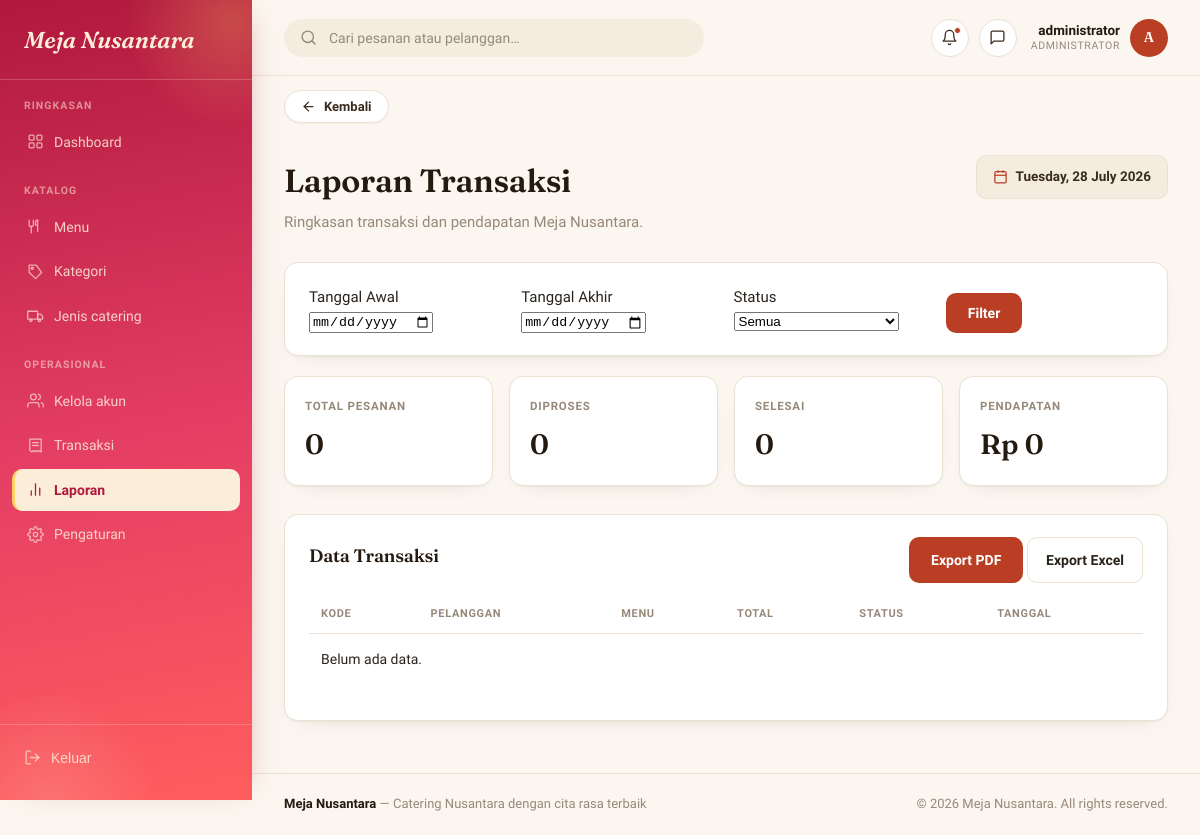
Before: /admin-panel/laporan/ (signed in) with the older database file.
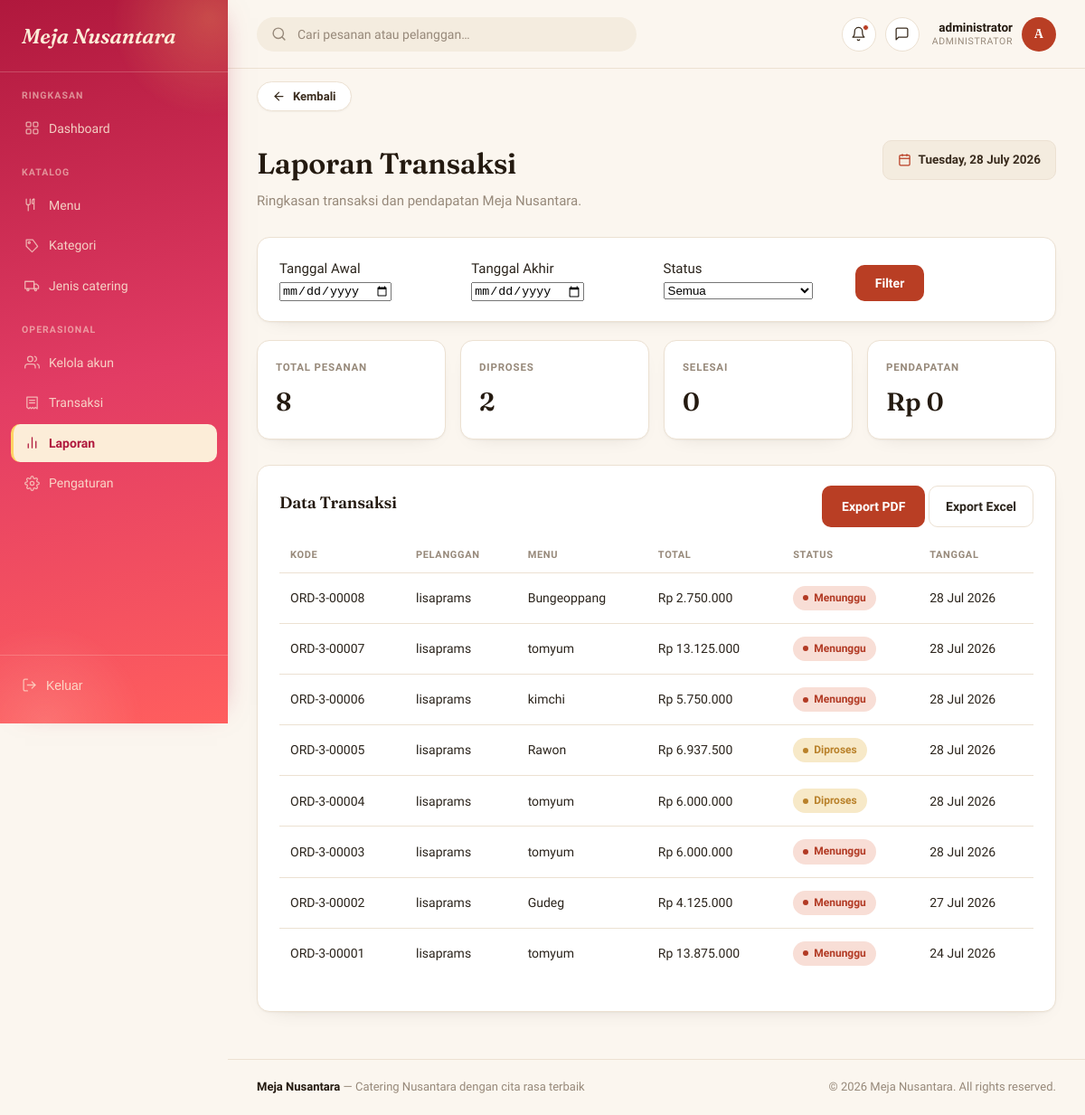
After: the same page with the newer database file.
### administrator/models.py (models this page shows, shortened)
class User(AbstractUser):
    class Role(models.TextChoices):
        ADMINISTRATOR = 'administrator', 'Administrator'
        petugas = 'petugas', 'petugas'
        PELANGGAN = 'pelanggan', 'Pelanggan'
    role = models.CharField(max_length=20, choices=Role.choices, default=Role.PELANGGAN)
    is_approved = models.BooleanField(
        default=False,
        help_text="Khusus role pelanggan. True jika registrasi sudah disetujui petugas."
    )
    approved_by = models.ForeignKey(
        'self', on_delete=models.SET_NULL, null=True, blank=True,
        related_name='approved_users', limit_choices_to={'role': 'petugas'}
    )
    approved_at = models.DateTimeField(null=True, blank=True)
    no_telepon = models.CharField(max_length=20, blank=True)
    alamat = models.TextField(blank=True)

class Pesanan(models.Model):
    class StatusPesanan(models.TextChoices):
        MENUNGGU_PEMBAYARAN = 'menunggu_pembayaran', 'Menunggu Pembayaran'
        DIPROSES = 'diproses', 'Diproses'
        SELESAI = 'selesai', 'Selesai'
        DIBATALKAN = 'dibatalkan', 'Dibatalkan'
    class StatusPembayaran(models.TextChoices):
            BELUM_BAYAR = 'belum_bayar', 'Belum Bayar'
            DP_MENUNGGU_VERIFIKASI = 'dp_menunggu_verifikasi', 'DP Menunggu Verifikasi'
            DP_TERVERIFIKASI = 'dp_terverifikasi', 'DP Terverifikasi (Menunggu Pelunasan)'
            PELUNASAN_MENUNGGU_VERIFIKASI = 'pelunasan_menunggu_verifikasi', 'Menunggu Verifikasi'
            LUNAS = 'lunas', 'Lunas'
    kode_pesanan = models.CharField(max_length=30, unique=True, editable=False)
    pelanggan = models.ForeignKey(
        User, on_delete=models.CASCADE, related_name='pesanan_list',
        limit_choices_to={'role': 'pelanggan'}
    )
    menu = models.ForeignKey(Menu, on_delete=models.PROTECT, related_name='pesanan_list')
    jenis_catering = models.ForeignKey(JenisCatering, on_delete=models.PROTECT, related_name='pesanan_list')
    nama_pemesan = models.CharField(max_length=150)
    alamat = models.TextField()
    no_telepon = models.CharField(max_length=20)
    waktu_acara = models.DateTimeField()
    jumlah_porsi = models.PositiveIntegerField(validators=[MinValueValidator(1)])
    catatan_tambahan = models.TextField(blank=True)
    total_harga = models.DecimalField(max_digits=14, decimal_places=2)
    status = models.CharField(
        max_length=30, choices=StatusPesanan.choices, default=StatusPesanan.MENUNGGU_PEMBAYARAN
    )
    wajib_dp = models.BooleanField(
        default=False,
        help_text="Snapshot: apakah pesanan ini wajib DP (diambil dari pengaturan saat pesanan dibuat)."
    )
    persen_dp = models.PositiveIntegerField(
        null=True, blank=True,
        help_text="Snapshot persentase DP yang berlaku untuk pesanan ini (jika wajib_dp=True)."
    )
    status_pembayaran = models.CharField(
        max_length=40, choices=StatusPembayaran.choices, default=StatusPembayaran.BELUM_BAYAR
    )
    diproses_oleh = models.ForeignKey(
        User, on_delete=models.SET_NULL, null=True, blank=True,
        related_name='pesanan_diproses', limit_choices_to={'role': 'petugas'}
    )
    created_at = models.DateTimeField(auto_now_add=True)
    updated_at = models.DateTimeField(auto_now=True)
    class StatusPembayaran(models.TextChoices):
        BELUM_BAYAR = 'belum_bayar', 'Belum Bayar'
        DP_MENUNGGU_VERIFIKASI = 'dp_menunggu_verifikasi', 'DP Menunggu Verifikasi'
        DP_TERVERIFIKASI = 'dp_terverifikasi', 'DP Terverifikasi (Menunggu Pelunasan)'
        PELUNASAN_MENUNGGU_VERIFIKASI = 'pelunasan_menunggu_verifikasi', 'Menunggu Verifikasi'
        LUNAS = 'lunas', 'Lunas'
    class Meta:
        verbose_name_plural = "Pesanan"
        ordering = ['-created_at']

class Menu(models.Model):
    class StatusStok(models.TextChoices):
        TERSEDIA = 'tersedia', 'Tersedia'
        KOSONG = 'kosong', 'Kosong'
    kategori = models.ForeignKey(KategoriMenu, on_delete=models.PROTECT, related_name='menu_list')
    jenis_catering = models.ForeignKey(
        JenisCatering, on_delete=models.SET_NULL, related_name='menu_list',
        null=True, blank=True,
    )
    nama_paket = models.CharField(max_length=150)
    deskripsi = models.TextField(blank=True)
    harga_per_porsi = models.DecimalField(max_digits=12, decimal_places=2, validators=[MinValueValidator(0)])
    foto = models.ImageField(upload_to='menu/', blank=True, null=True)
    status_stok = models.CharField(max_length=20, choices=StatusStok.choices, default=StatusStok.TERSEDIA)
    dibuat_oleh = models.ForeignKey(
        User, on_delete=models.SET_NULL, null=True, blank=True,
        related_name='menu_dibuat', limit_choices_to={'role': 'administrator'}
    )
    created_at = models.DateTimeField(auto_now_add=True)
    updated_at = models.DateTimeField(auto_now=True)
    class Meta:
        verbose_name_plural = "Menu"

### administrator/views.py (the view)
# urls.py: path('laporan/', views.laporan, name='laporan'),
@role_required('administrator')
def laporan(request):
    tanggal_awal = request.GET.get('tanggal_awal')
    tanggal_akhir = request.GET.get('tanggal_akhir')
    status_filter = request.GET.get('status', '')
    pesanan = Pesanan.objects.select_related(
        'pelanggan',
        'menu'
    ).order_by('-created_at')
    if tanggal_awal:
        pesanan = pesanan.filter(
            created_at__date__gte=tanggal_awal
        )
    if tanggal_akhir:
        pesanan = pesanan.filter(
            created_at__date__lte=tanggal_akhir
        )
    if status_filter:
        pesanan = pesanan.filter(status=status_filter)
    context = {
        "pesanan": pesanan,
        "tanggal_awal": tanggal_awal or "",
        "tanggal_akhir": tanggal_akhir or "",
        "status_filter": status_filter,
        "status_choices": Pesanan.StatusPesanan.choices,
        "total_pesanan": pesanan.count(),
        "pesanan_diproses":
            pesanan.filter(
                status=Pesanan.StatusPesanan.DIPROSES
            ).count(),
        "pesanan_selesai":
            pesanan.filter(
                status=Pesanan.StatusPesanan.SELESAI
            ).count(),
        "total_pendapatan":
            pesanan.filter(
                status=Pesanan.StatusPesanan.SELESAI
            ).aggregate(
                total=Sum("total_harga")
            )["total"] or 0,
    }
    return render(
        request,
        "administrator/laporan.html",
        context,
    )

### administrator/templatetags/rupiah.py (called while the page is built)
@register.filter
def rupiah(value):
    try:
        return "Rp {:,.0f}".format(value).replace(",", ".")
    except (ValueError, TypeError):
        return value

### templates/administrator/laporan.html (shortened to what this page needs)
{% extends "base.html" %}
{% load rupiah %}
{% block topbar_role %}Administrator{% endblock %}
{% block content %}
<div class="page-head">
<div>
<h1>Laporan Transaksi</h1>
<p>Ringkasan transaksi dan pendapatan Meja Nusantara.</p>
</div>
<div class="date-pill">
<svg viewBox="0 0 24 24" fill="none" stroke="currentColor" stroke-width="2">
<rect x="3" y="4" width="18" height="18" rx="2"/>
<line x1="16" y1="2" x2="16" y2="6"/>
<line x1="8" y1="2" x2="8" y2="6"/>
<line x1="3" y1="10" x2="21" y2="10"/>
</svg>
{% now "l, j F Y" %}
</div>
</div>
<div class="panel">
<form method="GET">
<div style="display:grid;grid-template-columns:repeat(4,1fr);gap:15px;">
<div>
<label>Tanggal Awal</label>
<input
type="date"
name="tanggal_awal"
value="{{ tanggal_awal }}"
class="form-control">
</div>
<div>
<label>Tanggal Akhir</label>
<input
type="date"
name="tanggal_akhir"
value="{{ tanggal_akhir }}"
class="form-control">
</div>
<div>
<label>Status</label>
<select
name="status"
class="form-control">
<option value="">Semua</option>
</select>
</div>
<div
style="display:flex;
align-items:end;">
<button class="btn btn-primary">
Filter
</button>
</div>
</div>
</form>
</div>
<div class="stat-grid">
<div class="ticket stat-card">
<div class="ticket-body">
<div class="stat-label">
Total Pesanan
</div>
<div class="stat-value">
{{ total_pesanan }}
</div>
</div>
</div>
<div class="ticket stat-card">
<div class="ticket-body">
<div class="stat-label">
Diproses
</div>
<div class="stat-value">
{{ pesanan_diproses }}
</div>
</div>
</div>
<div class="ticket stat-card">
<div class="ticket-body">
<div class="stat-label">Selesai</div>
<div class="stat-value">
{{ pesanan_selesai }}
</div>
</div>
</div>
<div class="ticket stat-card">
<div class="ticket-body">
<div class="stat-label">
Pendapatan
</div>
<div class="stat-value">
{{ total_pendapatan|rupiah }}
</div>
</div>
</div>
</div>
<div class="panel">
<div class="panel-head">
<h3>Data Transaksi</h3>
<div>
<a href="{% url 'administrator:laporan_pdf' %}"
class="btn btn-primary">
Export PDF
</a>
<a href="{% url 'administrator:laporan_excel' %}"
class="btn btn-ghost">
Export Excel
</a>
</div>
<table class="data">
<thead>
<tr>
<th>Kode</th>
<th>Pelanggan</th>
<th>Menu</th>
<th>Total</th>
<th>Status</th>
<th>Tanggal</th>
</tr>
</thead>
<tbody>
{% for item in pesanan %}
<tr>
<td>{{ item.kode_pesanan }}</td>
<td>{{ item.pelanggan.username }}</td>
<td>{{ item.menu.nama_paket }}</td>
<td>{{ item.total_harga|rupiah }}</td>
<td>
{% if item.status == 'menunggu_pembayaran' %}
<span class="badge menunggu">Menunggu</span>
{% elif item.status == 'diproses' %}
<span class="badge diproses">
Diproses
</span>
{% elif item.status == 'selesai' %}
<span class="badge selesai">
Selesai
</span>
{% else %}
<span class="badge batal">Batal</span>
{% endif %}
</td>
<td>{{ item.created_at|date:"d M Y" }}</td>
</tr>
{% empty %}
<tr><td colspan="6">Belum ada data.</td></tr>
{% endfor %}
</tbody>
</table>
</div>
{% endblock %}

### templates/base.html (shortened to what this page needs)
{% load static %}
<!DOCTYPE html>
<html lang="id">
<head>
<link rel="stylesheet" href="{% static 'css/main.css' %}">
</head>
<body>
<div class="app-shell">
  <aside class="sidebar">
    <div class="brand">
        <div class="brand-mark">Meja Nusantara</div>
</div>
{% if request.user.role == "administrator" %}
    {% include "administrator/sidebar.html" %}
{% elif request.user.role == "petugas" %}
    {% include "petugas/sidebar.html" %}
{% elif request.user.role == "pelanggan" %}
    {% include "pelanggan/sidebar.html" %}
{% endif %}
    <div class="sidebar-bottom">
        <form method="post" action="{% url 'pelanggan:logout' %}"
              onsubmit="return confirm('Yakin mau keluar?');">
            <button type="submit"
                    class="nav-link"
                    style="width:100%;background:none;border:none;text-align:left;cursor:pointer;">
                <svg viewBox="0 0 24 24" fill="none" stroke="currentColor"
                     stroke-width="1.8" stroke-linecap="round" stroke-linejoin="round">
                    <path d="M9 21H5a2 2 0 0 1-2-2V5a2 2 0 0 1 2-2h4"/>
                    <polyline points="16 17 21 12 16 7"/>
                    <line x1="21" y1="12" x2="9" y2="12"/>
                </svg>
                Keluar
            </button>
        </form>
    </div>
</aside>
  <div class="main-col">
    <header class="topbar">
      <div class="topbar-search">
        <svg viewBox="0 0 24 24" fill="none" stroke="currentColor" stroke-width="2" stroke-linecap="round" stroke-linejoin="round"><circle cx="11" cy="11" r="8"/><line x1="21" y1="21" x2="16.65" y2="16.65"/></svg>
        <input type="text" placeholder="Cari pesanan atau pelanggan…">
      </div>
      <div class="topbar-actions">
        <button type="button" class="icon-btn" aria-label="Notifikasi">
          <svg viewBox="0 0 24 24" fill="none" stroke="currentColor" stroke-width="1.8" stroke-linecap="round" stroke-linejoin="round"><path d="M18 8a6 6 0 1 0-12 0c0 7-3 9-3 9h18s-3-2-3-9"/><path d="M13.73 21a2 2 0 0 1-3.46 0"/></svg>
          <span class="dot"></span>
        </button>
        <button type="button" class="icon-btn" aria-label="Pesan">
          <svg viewBox="0 0 24 24" fill="none" stroke="currentColor" stroke-width="1.8" stroke-linecap="round" stroke-linejoin="round"><path d="M21 15a2 2 0 0 1-2 2H7l-4 4V5a2 2 0 0 1 2-2h14a2 2 0 0 1 2 2z"/></svg>
        </button>
        <div class="topbar-user">
          <div class="topbar-user-text">
            <div class="topbar-user-name">{{ request.user.username }}</div>
            <div class="topbar-user-role">{% block topbar_role %}Panel{% endblock %}</div>
          </div>
          <div class="avatar">{{ request.user.username|slice:":1"|upper }}</div>
        </div>
      </div>
    </header>
    {% if request.resolver_match.url_name != "dashboard" %}
    <div class="back-bar">
      <button type="button" class="back-btn" onclick="history.back()">
        <svg viewBox="0 0 24 24" fill="none" stroke="currentColor" stroke-width="2" stroke-linecap="round" stroke-linejoin="round"><line x1="19" y1="12" x2="5" y2="12"></line><polyline points="12 19 5 12 12 5"></polyline></svg>
        Kembali
      </button>
    </div>
    {% endif %}
    <main class="content">
      {% block content %}{% endblock %}
    </main>
    <footer class="footer">
      <div>
        <strong>Meja Nusantara</strong>
        <span> — Catering Nusantara dengan cita rasa terbaik</span>
      </div>
      <div>
        © {% now "Y" %} Meja Nusantara. All rights reserved.
      </div>
    </footer>
  </div>
</div>
</body>
</html>

### templates/administrator/sidebar.html (shortened to what this page needs)
<div class="nav-group">
    <div class="nav-label">Ringkasan</div>
  <a class="nav-link {% if request.resolver_match.url_name == 'dashboard' %}active{% endif %}" href="{% url 'administrator:dashboard' %}">
    Dashboard
  </a>
</div>
<div class="nav-group">
  <div class="nav-label">Katalog</div>
  <a class="nav-link {% if request.resolver_match.url_name == 'menu_list' %}active{% endif %}" href="{% url 'administrator:menu_list' %}">
    <svg viewBox="0 0 24 24" fill="none" stroke="currentColor" stroke-width="1.8" stroke-linecap="round" stroke-linejoin="round"><path d="M3 3v7c0 1 1 2 2 2h2c1 0 2-1 2-2V3"/><path d="M6 12v9"/><path d="M15 3c-1.5 0-3 1.5-3 4v3h3v9"/><path d="M15 3v6"/></svg>
    Menu
  </a>
  <a class="nav-link {% if request.resolver_match.url_name == 'kategori_list' %}active{% endif %}" href="{% url 'administrator:kategori_list' %}">
    <svg viewBox="0 0 24 24" fill="none" stroke="currentColor" stroke-width="1.8" stroke-linecap="round" stroke-linejoin="round"><path d="M20.59 13.41 12 22l-9-9V3h10z"/><circle cx="7.5" cy="7.5" r="1.5"/></svg>
    Kategori
  </a>
  <a class="nav-link {% if request.resolver_match.url_name == 'jenis_catering_list' %}active{% endif %}" href="{% url 'administrator:jenis_catering_list' %}">
    <svg viewBox="0 0 24 24" fill="none" stroke="currentColor" stroke-width="1.8" stroke-linecap="round" stroke-linejoin="round"><rect x="1" y="6" width="14" height="11"/><path d="M15 10h4l3 3v4h-7z"/><circle cx="5.5" cy="19" r="1.6"/><circle cx="17.5" cy="19" r="1.6"/></svg>
    Jenis catering
  </a>
</div>
<div class="nav-group">
  <div class="nav-label">Operasional</div>
  <a class="nav-link {% if request.resolver_match.url_name == 'akun_list' %}active{% endif %}" href="{% url 'administrator:akun_list' %}">
    <svg viewBox="0 0 24 24" fill="none" stroke="currentColor" stroke-width="1.8" stroke-linecap="round" stroke-linejoin="round"><path d="M17 21v-2a4 4 0 0 0-4-4H5a4 4 0 0 0-4 4v2"/><circle cx="9" cy="7" r="4"/><path d="M23 21v-2a4 4 0 0 0-3-3.87"/><path d="M16 3.13a4 4 0 0 1 0 7.75"/></svg>
    Kelola akun
  </a>
  <a class="nav-link {% if request.resolver_match.url_name == 'transaksi_list' %}active{% endif %}" href="{% url 'administrator:transaksi_list' %}">
    <svg viewBox="0 0 24 24" fill="none" stroke="currentColor" stroke-width="1.8" stroke-linecap="round" stroke-linejoin="round"><path d="M4 3h16v18l-3-2-2 2-2-2-2 2-2-2-2 2-3-2z"/><line x1="8" y1="8" x2="16" y2="8"/><line x1="8" y1="12" x2="16" y2="12"/></svg>
    Transaksi
  </a>
  <a class="nav-link {% if request.resolver_match.url_name == 'laporan' %}active{% endif %}" href="{% url 'administrator:laporan' %}">
    <svg viewBox="0 0 24 24" fill="none" stroke="currentColor" stroke-width="1.8" stroke-linecap="round" stroke-linejoin="round"><line x1="18" y1="20" x2="18" y2="10"/><line x1="12" y1="20" x2="12" y2="4"/><line x1="6" y1="20" x2="6" y2="14"/></svg>
    Laporan
  </a>
  <a class="nav-link {% if request.resolver_match.url_name == 'pengaturan' %}active{% endif %}" href="{% url 'administrator:pengaturan' %}">
    <span>Pengaturan</span>
</a>
</div>

Changed rows visible on the page:
added Pesanan: kode_pesanan "ORD-3-00008", pelanggan.username "lisaprams", menu.nama_paket "Bungeoppang", total_harga|rupiah "Rp 2.750.000", shows "Menunggu", created_at "28 Jul 2026"
added Pesanan: kode_pesanan "ORD-3-00007", pelanggan.username "lisaprams", menu.nama_paket "tomyum", total_harga|rupiah "Rp 13.125.000", shows "Menunggu", created_at "28 Jul 2026"
added Pesanan: kode_pesanan "ORD-3-00006", pelanggan.username "lisaprams", menu.nama_paket "kimchi", total_harga|rupiah "Rp 5.750.000", shows "Menunggu", created_at "28 Jul 2026"
added Pesanan: kode_pesanan "ORD-3-00005", pelanggan.username "lisaprams", menu.nama_paket "Rawon", total_harga|rupiah "Rp 6.937.500", status "Diproses", created_at "28 Jul 2026"
added Pesanan: kode_pesanan "ORD-3-00004", pelanggan.username "lisaprams", menu.nama_paket "tomyum", total_harga|rupiah "Rp 6.000.000", status "Diproses", created_at "28 Jul 2026"
added Pesanan: kode_pesanan "ORD-3-00003", pelanggan.username "lisaprams", menu.nama_paket "tomyum", total_harga|rupiah "Rp 6.000.000", shows "Menunggu", created_at "28 Jul 2026"
added Pesanan: kode_pesanan "ORD-3-00002", pelanggan.username "lisaprams", menu.nama_paket "Gudeg", total_harga|rupiah "Rp 4.125.000", shows "Menunggu", created_at "27 Jul 2026"
added Pesanan: kode_pesanan "ORD-3-00001", pelanggan.username "lisaprams", menu.nama_paket "tomyum", total_harga|rupiah "Rp 13.875.000", shows "Menunggu", created_at "24 Jul 2026"
Other visible differences:
{{ total_pesanan }}: "0" → "8"
{{ pesanan_diproses }}: "0" → "2"
text no longer shown: "Belum ada data."
